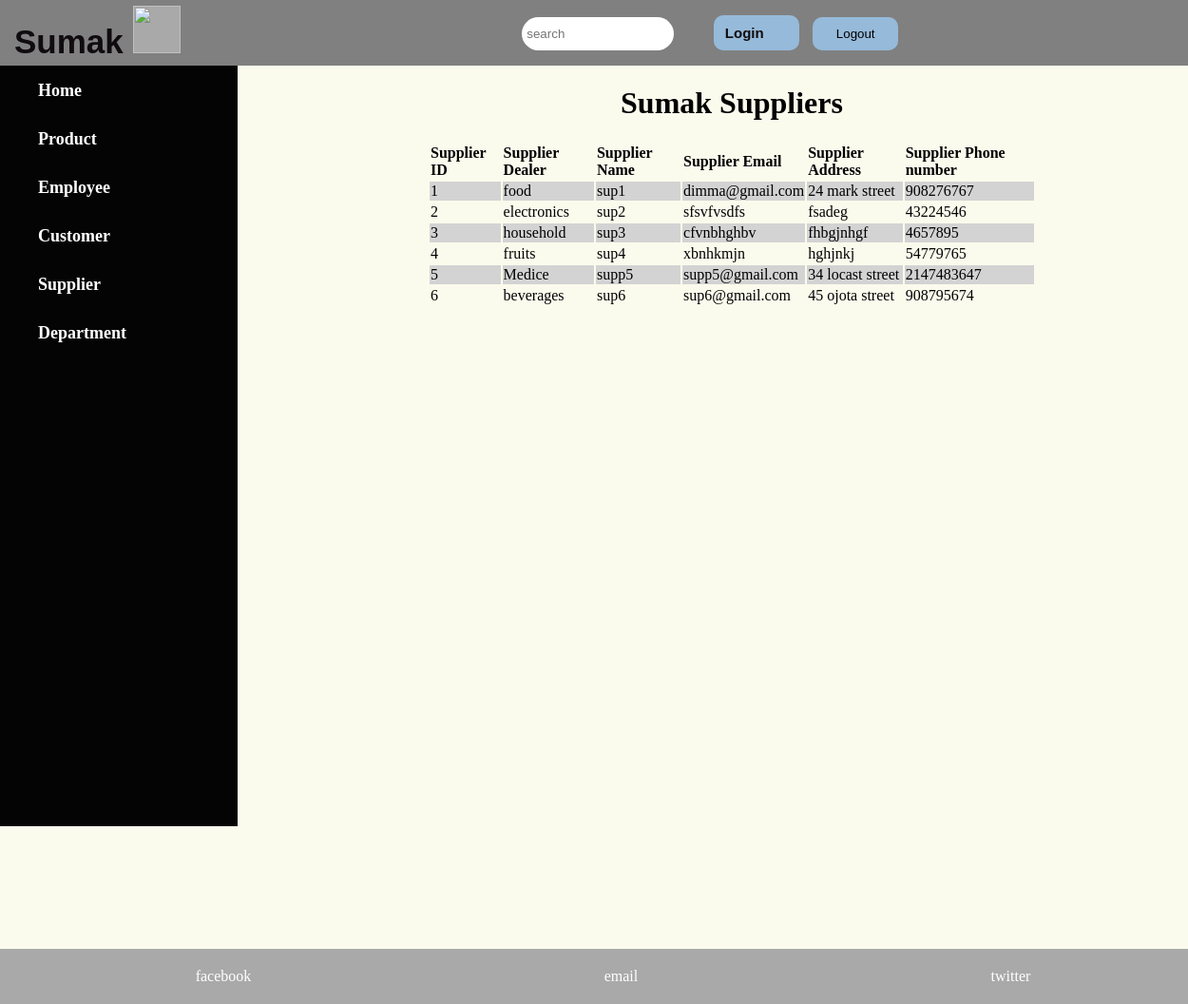
Page /supplierlist.php on the committed database.
### tables this page shows
CREATE TABLE `supplier` (
  `supplier_id` int(5) NOT NULL,
  `sdealer` varchar(40) NOT NULL,
  `sname` varchar(30) NOT NULL,
  `semail` varchar(40) NOT NULL,
  `saddress` varchar(40) NOT NULL,
  `sphone` int(15) NOT NULL
);

### supplierlist.php (the view, shortened to what this page needs)
<?php
    require("header.php");
    $host = "localhost";
    $db_username = "root";
    $db_password = "";
    $database = "supermarket";
$connection = mysqli_connect($host, $db_username, $db_password, $database);
        $query = "SELECT * FROM supplier ";
       $result = mysqli_query($connection, $query);
       if ($result) {
        $suppliers = [];
        while ($supplier = mysqli_fetch_assoc($result)) {
            $suppliers[] = $supplier;
        }
    } else {
        $_SESSION['supplierlist_error'] = "Invalid supplier list.";
    }
?>
<!DOCTYPE html>
<html lang="en">
<head>
</head>
<body>
    <div class="login_container">
        <div>
            <?php
                require("menu.php");
            ?>
        </div>
            <div class="login_box table_box">
            <table class ="table">
                    <caption><h1>Sumak Suppliers</h1></caption>
                    <tr>
                        <th>Supplier ID</th>
                        <th>Supplier Dealer</th>
                        <th>Supplier Name</th>
                        <th>Supplier Email</th>
                        <th>Supplier Address</th>
                        <th>Supplier Phone number</th>
                    </tr>
                    <?php foreach ($suppliers as $supplier) : ?>
                    <tr>
                        <td><?php echo $supplier['supplier_id']; ?></td>
                        <td><?php echo $supplier['sdealer']; ?></td>
                        <td><?php echo $supplier['sname']; ?></td>
                        <td><?php echo $supplier['semail']; ?></td>
                        <td><?php echo $supplier['saddress']; ?></td>
                        <td><?php echo $supplier['sphone']; ?></td>
                    </tr>
                    <?php endforeach; ?>
            </table>
            </div>
    </div>
    <div class="footer_box">
        <?php
        require("footer.php")
    ?>
    </div>
</body>
</html>

### css/style.css (style rules this page uses)
body { height: 100%; margin: 0; width: 100%; height: 100vh; background-color: rgb(251, 251, 237); }
.login_box { padding: 100px 50px 50px 600px; }
.table_box { padding: 0px 0px 50px 450px; }
.table { width: 80%; text-align: left; }
tr:nth-child(even) { background-color: lightgray; }

### rows in the picture
supplier: supplier_id "1", sdealer "food", sname "sup1", semail "dimma@gmail.com", saddress "24 mark street", sphone "908276767"
supplier: supplier_id "2", sdealer "electronics", sname "sup2", semail "sfsvfvsdfs", saddress "fsadeg", sphone "43224546"
supplier: supplier_id "3", sdealer "household", sname "sup3", semail "cfvnbhghbv", saddress "fhbgjnhgf", sphone "4657895"
supplier: supplier_id "4", sdealer "fruits", sname "sup4", semail "xbnhkmjn", saddress "hghjnkj", sphone "54779765"
supplier: supplier_id "5", sdealer "Medice", sname "supp5", semail "supp5@gmail.com", saddress "34 locast street", sphone "2147483647"
supplier: supplier_id "6", sdealer "beverages", sname "sup6", semail "sup6@gmail.com", saddress "45 ojota street", sphone "908795674"
